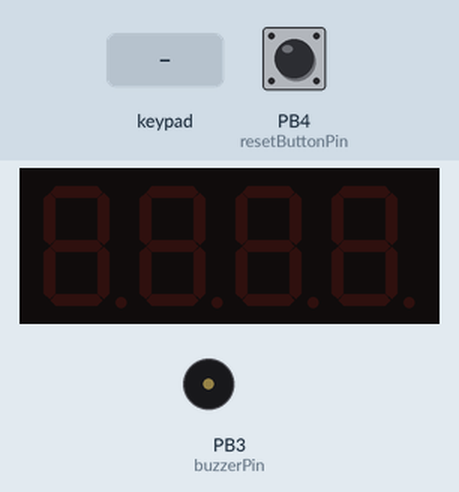
The sketch below on a simulated ATtiny85, built with avr-gcc and run on an emulated ATtiny85. Parts: 4-digit seven-segment display, buzzer (waves = sounding). The test bench sets the inputs (shaded band); at power-on: PB4 (resetButtonPin) HIGH. EEPROM starts erased.

Above: at 1.2 s.
1.3 s: PB4 (resetButtonPin) pulled LOW for 0.15 s
4.4 s: keypad keys 1 3 1 2 1 1 1 0 pressed 0.4 s apart
At 4.8 s:
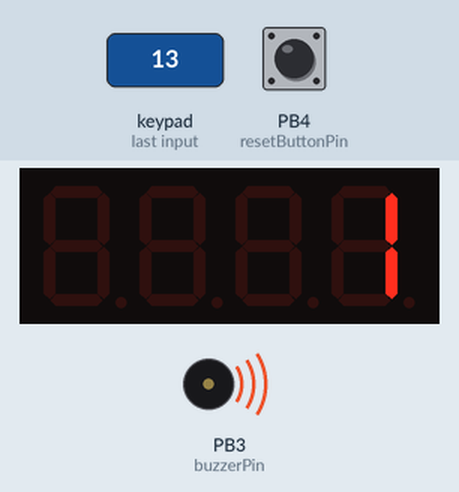
9.1 s: key '2' pressed
At 9.9 s:
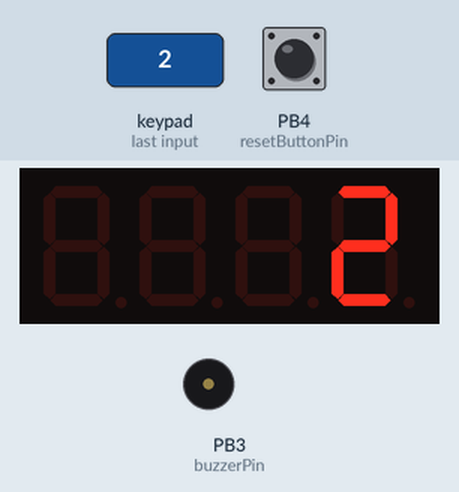
10.7 s: key '1' pressed
At 12.0 s:
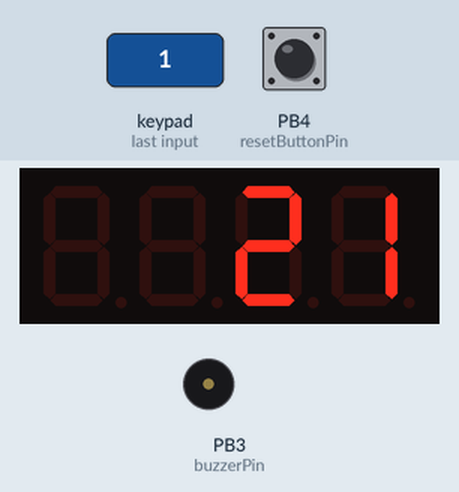
12.3 s: keypad keys 1 3 1 2 1 1 1 0 # pressed 0.4 s apart
At 16.1 s:
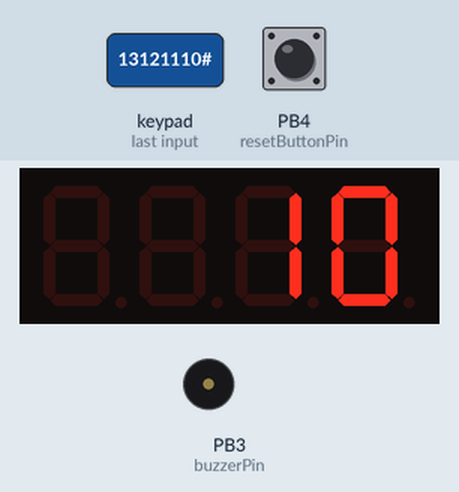
17.4 s: PB4 (resetButtonPin) pulled LOW for 1 s
At 21.8 s:
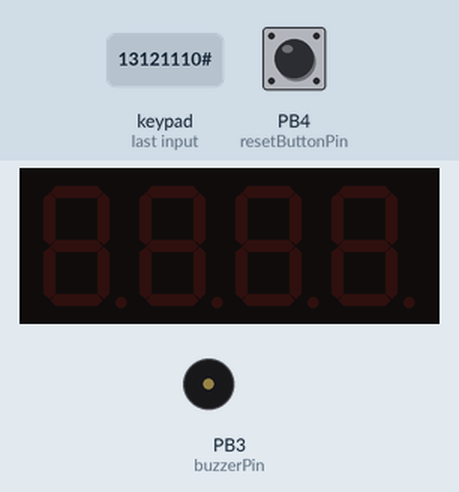
Timing chart, 0 to 22.4 s (numbered marks = the images above; inputs shaded):
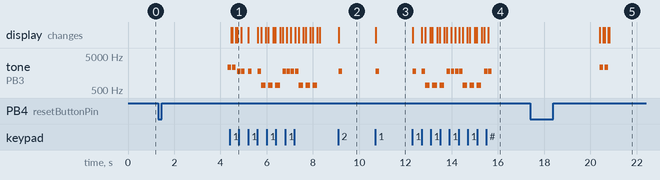

The sketch:

vault.ino
```cpp
#include <EEPROM.h>
#include <Adafruit_GFX.h>
#include "Adafruit_LEDBackpack.h"
#include <Keypad.h>

Adafruit_7segment matrix = Adafruit_7segment();

char keys[4][4] = {
    {'1', '2', '3', 'A'},
    {'4', '5', '6', 'B'},
    {'7', '8', '9', 'C'},
    {'*', '0', '#', 'D'}};
byte rowPins[4] = {13, 12, 11, 10};
byte colPins[4] = {9, 8, 7, 6};

Keypad keypad = Keypad(makeKeymap(keys), rowPins, colPins, 4, 4);

int numberAddress = 0;
int resetButton = 0;
int code = 0;
int displayedNumber = 0;

int buzzerPin = 3;
int resetButtonPin = 4;

void input(char keyPressed)
{
  if (keyPressed >= '0' && keyPressed <= '9')
  {
    displayedNumber = displayedNumber * 10 + (keyPressed - '0');
    screenStatus("on");

    tone(buzzerPin, 1760);
    delay(150);
    noTone(buzzerPin);
  }
}

void error()
{
  for (int i = 0; i < 3; i++)
  {
    screenStatus("off");
    tone(buzzerPin, 700);
    delay(200);
    noTone(buzzerPin);
    screenStatus("on");
    delay(100);
  }
  clearScreen();
}

void correct()
{
  for (int i = 0; i < 2; i++)
  {
    screenStatus("off");
    tone(buzzerPin, 2300);
    delay(150);
    noTone(buzzerPin);
    screenStatus("on");
    delay(50);
  }
  clearScreen();
}

void reset()
{
  screenStatus("on");
  for (int i = 0; i < 2; i++)
  {
    tone(buzzerPin, 1560);
    delay(700);
    noTone(buzzerPin);
  }
}

void clearScreen()
{
  displayedNumber = 0;
  screenStatus("off");
}

void setup()
{
#ifndef __AVR_ATtiny85__
  Serial.begin(9600);
#endif

  matrix.begin(0x70);

  while (!Serial)
  {
    ;
  }

  pinMode(buzzerPin, OUTPUT);
  pinMode(resetButtonPin, INPUT_PULLUP);

  EEPROM.get(numberAddress, code);
}

void screenStatus(String status)
{
  if (status == "off")
  {
    matrix.clear();
    matrix.writeDisplay();
  }
  else if (status == "on")
  {
    matrix.print(displayedNumber);
    matrix.writeDisplay();
  }
}

void loop()
{
  char keyPressed = keypad.getKey();

  if (displayedNumber >= 1000)
  {
    if (displayedNumber == code)
      correct();
    else
      error();
  }

  input(keyPressed);

if (displayedNumber != 0 && keyPressed == 'C')
  error();

resetButton = digitalRead(resetButtonPin);

// If resetButton is hold down for 3 seconds, reset the code
if (resetButton == 0)
{
  delay(3000);
  resetButton = digitalRead(resetButtonPin);
  if (resetButton == 0)
  {
    // Blink the screen while resetting the code, one the user has entered the new code, the code will be saved and the screen will stop blinking
    displayedNumber = 0;
    reset();
    while (displayedNumber <= 1000)
    {
      char keyPressed = keypad.getKey();
      input(keyPressed);
    }
  }
  code = displayedNumber;
  EEPROM.put(numberAddress, code);
  correct();
}
}
```

Measured:
- after the input at 1.3 s, tone on PB3 (buzzerPin): silent → 2300 Hz after 3.0 s
- after the input at 4.4 s, the display: first differs from a run without the input after 0.32 s (image 1)
- after the input at 9.1 s, tone on PB3 (buzzerPin): silent → 1760 Hz at once, → silent 0.15 s later; the display: changes at once (image 2)
- after the input at 10.7 s, tone on PB3 (buzzerPin): silent → 1760 Hz at once, → silent 0.15 s later; the display: changes at once (image 3)
- after the input at 12.3 s, tone on PB3 (buzzerPin): plays 1760 Hz for 0.15 s, 1760 Hz for 0.15 s, 700 Hz for 0.20 s, 700 Hz for 0.20 s, 700 Hz for 0.20 s, 1760 Hz for 0.15 s … (14 notes in this stretch), starting at once; the display: first changes at once (image 4 shows a later state)
- after the input at 17.4 s, tone on PB3 (buzzerPin): alternates 2300 Hz for 0.15 s and silent for 0.06 s, 4 changes in all, then stays silent, starting after 3.0 s; the display: changes after 3.0 s (image 5)
